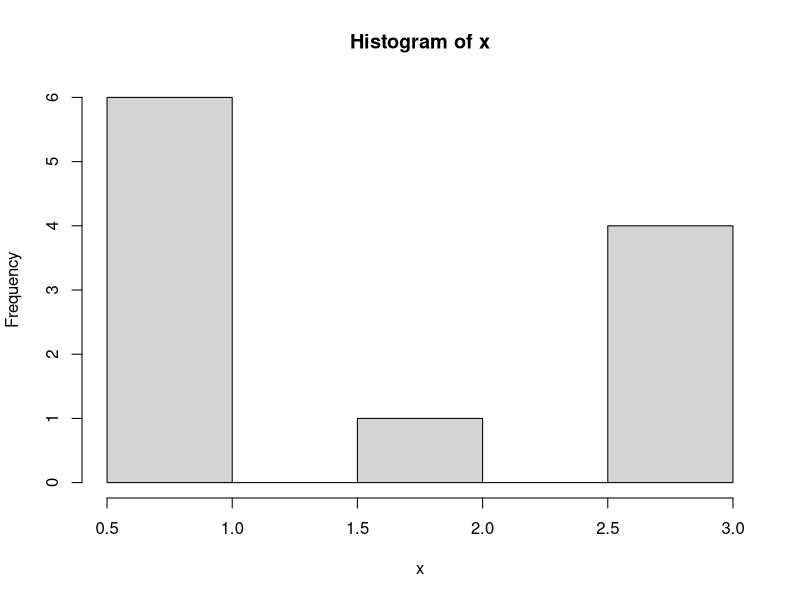

Recreate this plot in R.
##########################################################################################################################################

#(주의) ->  순차적으로 코드를 실행하는 것을 권함!

#에러 발생 시 github Finance/R-Finance-Programming 경로에 issue를 남기면 확인

##########################################################################################################################################



### hist(히스토그램)

## 히스토그램을 그리는 함수

##########################################################################################################################################

### hist()

x<-c(3,0.5,0.5,0.5,3,2,0.5,0.5,3,3,1)
tmp<-hist(x)


# 2.0 항목이 1건, 히스토그램은 1.5 -2.0 구간에 1건이 표시됨.
# 1.5 -2.0 구간은 1.5를 포함하지 않고, 2.0은 포함함을 알 수 있음.
# 왼쪽불포함/오른쪽포함(왼쪽 개구간/ 오른쪽 폐구간.)

# 시작구간은 위 원칙이 적용되지 않고 왼쪽도 폐구간(포함).
# 시작구간의 시작값과 종료구간의 종료값을 통해 알 수 있는 사실은 아래와 같음.
# hist 함수는 기본적으로 시작구간의 시작값은 최소값으로, 종료구간의 종료값은 최대값으로 설정.



graphics.off()                    # 그래프 지워주는 함수.

############################################################결과값(print)#################################################################

# 그래프 찍어보기.


##########################################################################################################################################
